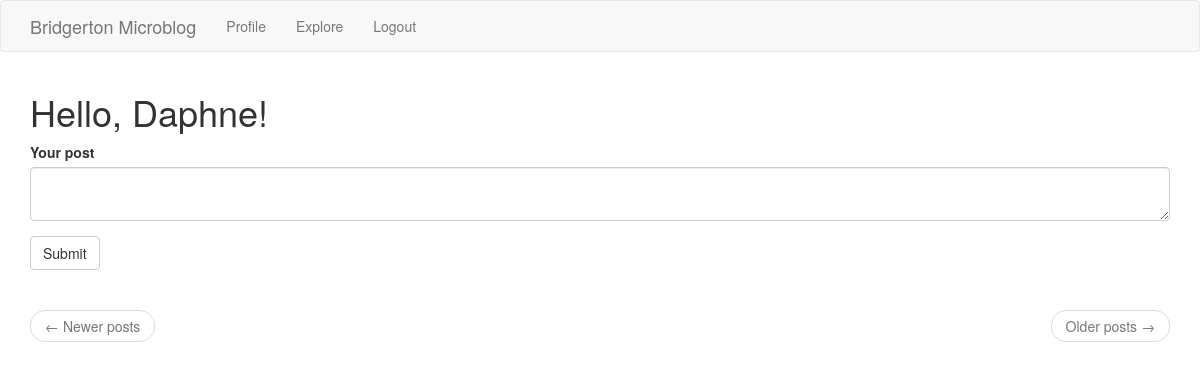
The page /index (signed in) on the database as committed earlier.
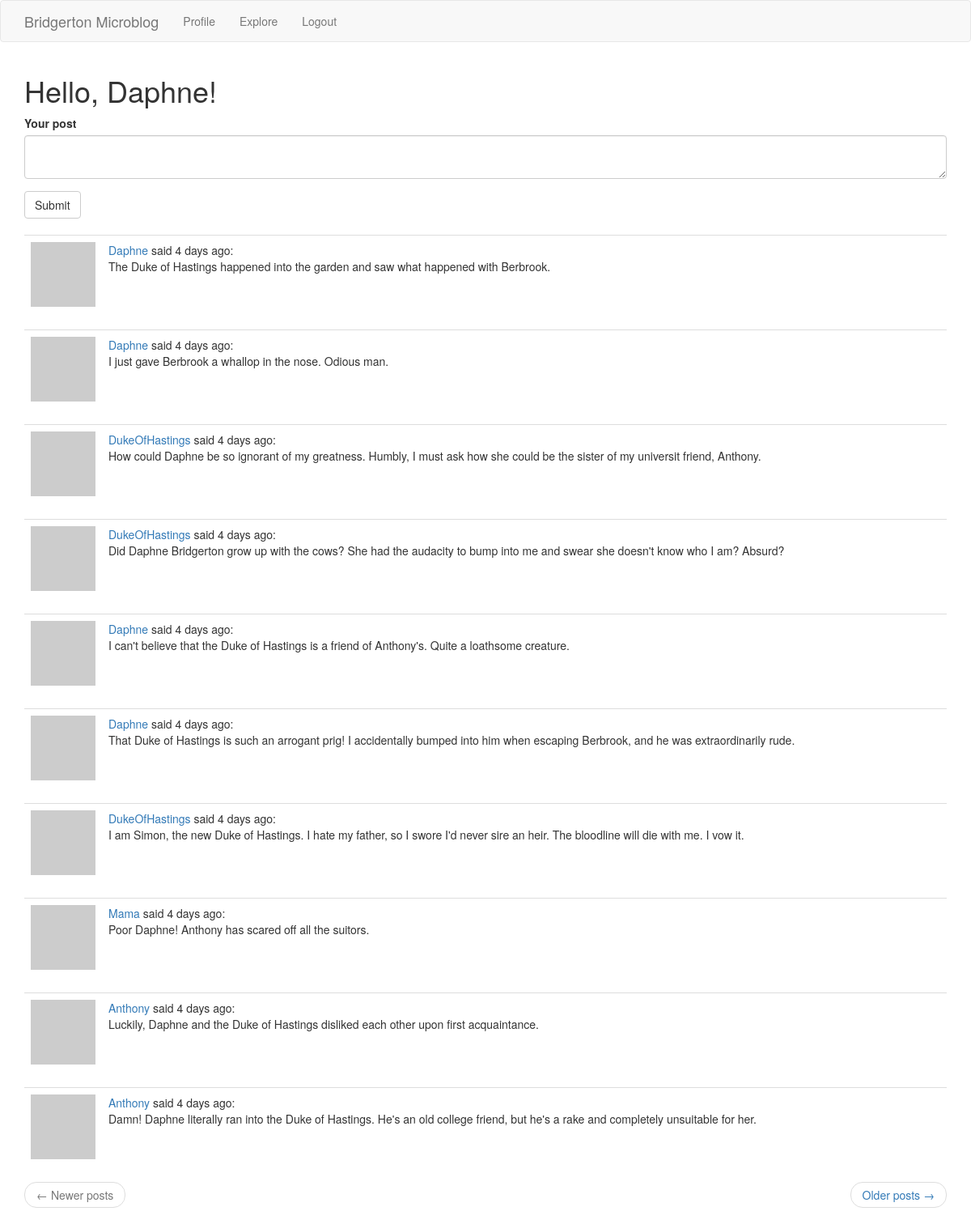
The same page on the database as committed later.
### app/models.py (models this page shows, shortened)
class User(UserMixin, db.Model):
    id = db.Column(db.Integer, primary_key=True)
    username = db.Column(db.String(64), index=True, unique=True)
    email = db.Column(db.String(128), index=True, unique=True)
    password_hash = db.Column(db.String(128))
    posts = db.relationship('Post', backref='author', lazy='dynamic')
    about_me = db.Column(db.String(256))
    last_seen = db.Column(db.DateTime, default=datetime.utcnow)
    followed = db.relationship(
        'User', secondary=followers,
        primaryjoin=(followers.c.follower_id == id),
        secondaryjoin=(followers.c.poster_id == id),
        backref=db.backref('followers', lazy='dynamic'), lazy='dynamic')
    def avatar(self, size):
        hexdigest = md5(self.email.lower().encode('utf-8')).hexdigest()
        return f'https://www.gravatar.com/avatar/{hexdigest}?s={size}&d=identicon'
    def followed_posts(self):
        followed = Post.query.join(
            followers, (followers.c.poster_id == Post.user_id)).filter(
            followers.c.follower_id == self.id)
        own = Post.query.filter_by(user_id=self.id)
        return followed.union(own).order_by(Post.timestamp.desc())

class Post(db.Model):
    id = db.Column(db.Integer, primary_key=True)
    body = db.Column(db.String(140))
    timestamp = db.Column(db.DateTime, index=True, default=datetime.utcnow)
    user_id = db.Column(db.Integer, db.ForeignKey('user.id'))

### app/routes.py (the view)
@app.route('/', methods=['GET', 'POST'])
@app.route('/index', methods=['GET', 'POST'])
@login_required
def index():
    form = PostForm()
    if form.validate_on_submit():
        post = Post(body=form.body.data, author=current_user)
        db.session.add(post)
        db.session.commit()
        flash('Your post is now live!')
        return redirect(url_for('index'))
    page = request.args.get('page', 1, type=int)
    posts = current_user.followed_posts().paginate(
        page, app.config['POSTS_PER_PAGE'], False)
    next_url = url_for('index', page=posts.next_num) \
        if posts.has_next else None
    prev_url = url_for('index', page=posts.prev_num) \
        if posts.has_prev else None
    return render_template('index.html', title='Home', form=form,
                           posts=posts.items, next_url=next_url,
                           prev_url=prev_url)

### app/forms.py
class PostForm(FlaskForm):
    body = TextAreaField('Your post', validators=[DataRequired(), Length(min=1, max=140)])
    submit = SubmitField('Submit')

### app/models.py (called while the page is built)
@login.user_loader
def load_user(id):
    return User.query.get(int(id))

### app/routes.py (called while the page is built)
@app.before_request
def before_request():
    if current_user.is_authenticated:
        current_user.last_seen = datetime.utcnow()
        db.session.commit()

### app/templates/index.html
{% extends "base.html" %}
{% import 'bootstrap/wtf.html' as wtf %}
{% block app_content %}
    <h1>Hello, {{ current_user.username }}!</h1>
    {% if form %}
        {{ wtf.quick_form(form) }}
        <br>
    {% endif %}
    {% for post in posts %}
        {% include '_post.html' %}
    {% endfor %}
    <nav aria-label="...">
        <ul class="pager">
            <li class="previous{% if not prev_url %} disabled{% endif %}">
                <a href="{{ prev_url or '#' }}">
                    <span aria-hidden="true">&larr;</span> Newer posts
                </a>
            </li>
            <li class="next{% if not next_url %} disabled{% endif %}">
                <a href="{{ next_url or '#' }}">
                    Older posts <span aria-hidden="true">&rarr;</span>
                </a>
            </li>
        </ul>
    </nav>
{% endblock %}

### app/templates/base.html (shortened to what this page needs)
{% extends 'bootstrap/base.html' %}
{% block navbar %}
<nav class="navbar navbar-default">
    <div class="container">
        <div class="navbar-header">
            <a class="navbar-brand" href="{{ url_for('index') }}">Bridgerton Microblog</a>
        </div>
        <div class="collapse navbar-collapse" id="bs-example-navbar-collapse-1">
            <ul class="nav navbar-nav">
                {% if current_user.is_anonymous %}
                    <li><a href="{{ url_for('login') }}">Login</a></li>
                {% else %}
                    <li><a href="{{ url_for('edit_profile', username=current_user.username) }}">Profile</a></li>
                    <li><a href="{{ url_for('explore', username=current_user.username) }}">Explore</a></li>
                    <li><a href="{{ url_for('logout') }}">Logout</a></li>
                {% endif %}
            </ul>
        </div>
    </div>
</nav>
{% endblock %}
{% block content %}
    <div class="container">
    {% block app_content %}
    {% endblock %}
    </div>
{% endblock %}

### app/templates/_post.html
<table class="table table-hover">
    <tr>
        <td width="70px">
            <a href="{{  url_for('user_profile', username=post.author.username) }}">
                <img src="{{ post.author.avatar(70) }}">
            </a>
        </td>
        <td>
            <a href="{{ url_for('user_profile', username=post.author.username) }}">
                {{ post.author.username }}
            </a>
            said {{ moment(post.timestamp).fromNow() }}:
            <br/>
            {{ post.body }}
        </td>
    </tr>
</table>

Rows that differ between the two databases and show on the page:
added Post: author.username "Daphne", timestamp "4 days ago", body "The Duke of Hastings happened into the garden and saw what happened with Berbrook."
added Post: author.username "Daphne", timestamp "4 days ago", body "I just gave Berbrook a whallop in the nose. Odious man."
added Post: author.username "DukeOfHastings", timestamp "4 days ago", body "How could Daphne be so ignorant of my greatness. Humbly, I must ask how she could be the sister of my universit friend, Anthony."
added Post: author.username "DukeOfHastings", timestamp "4 days ago", body "Did Daphne Bridgerton grow up with the cows? She had the audacity to bump into me and swear she doesn't know who I am? Absurd?"
added Post: author.username "Daphne", timestamp "4 days ago", body "I can't believe that the Duke of Hastings is a friend of Anthony's. Quite a loathsome creature."
added Post: author.username "Daphne", timestamp "4 days ago", body "That Duke of Hastings is such an arrogant prig! I accidentally bumped into him when escaping Berbrook, and he was extraordinarily rude."
added Post: author.username "DukeOfHastings", timestamp "4 days ago", body "I am Simon, the new Duke of Hastings. I hate my father, so I swore I'd never sire an heir. The bloodline will die with me. I vow it."
added Post: author.username "Mama", timestamp "4 days ago", body "Poor Daphne! Anthony has scared off all the suitors."
added Post: author.username "Anthony", timestamp "4 days ago", body "Luckily, Daphne and the Duke of Hastings disliked each other upon first acquaintance."
added Post: author.username "Anthony", timestamp "4 days ago", body "Damn! Daphne literally ran into the Duke of Hastings. He's an old college friend, but he's a rake and completely unsuitable for her."
